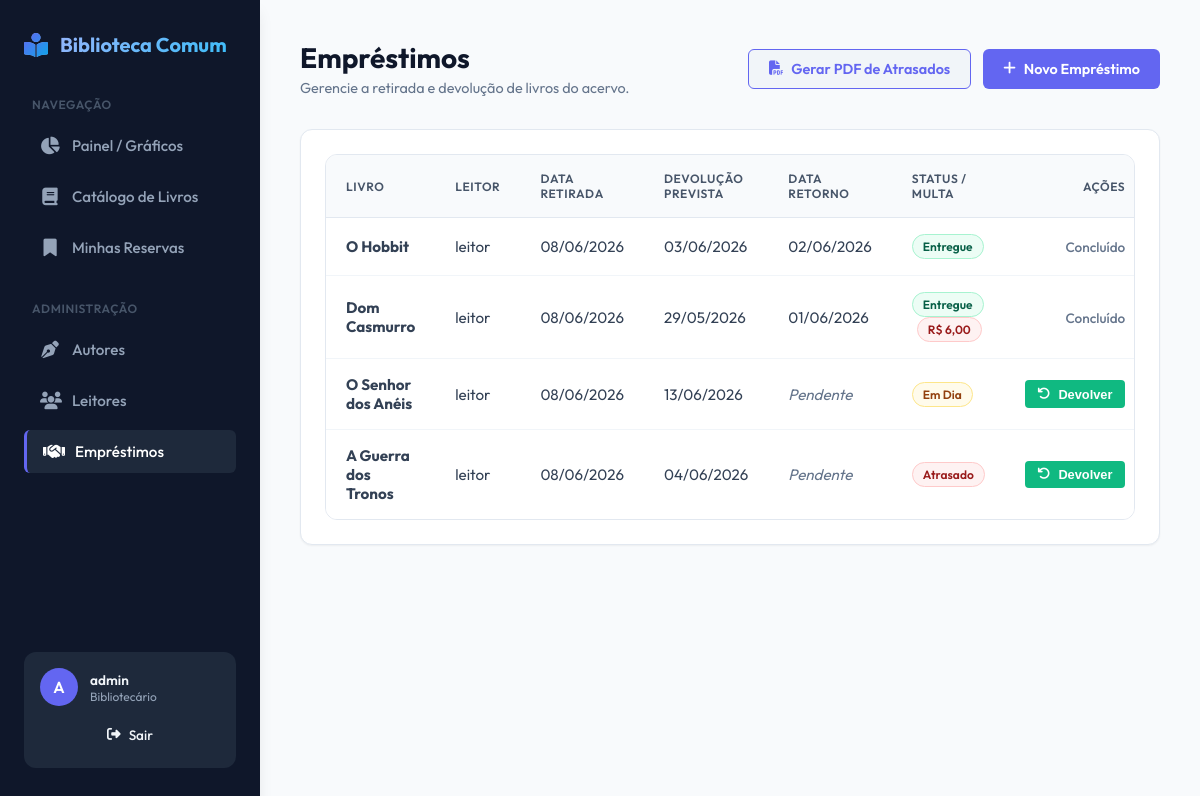
/emprestimos/ (signed in), run on an earlier commit of the app's database.
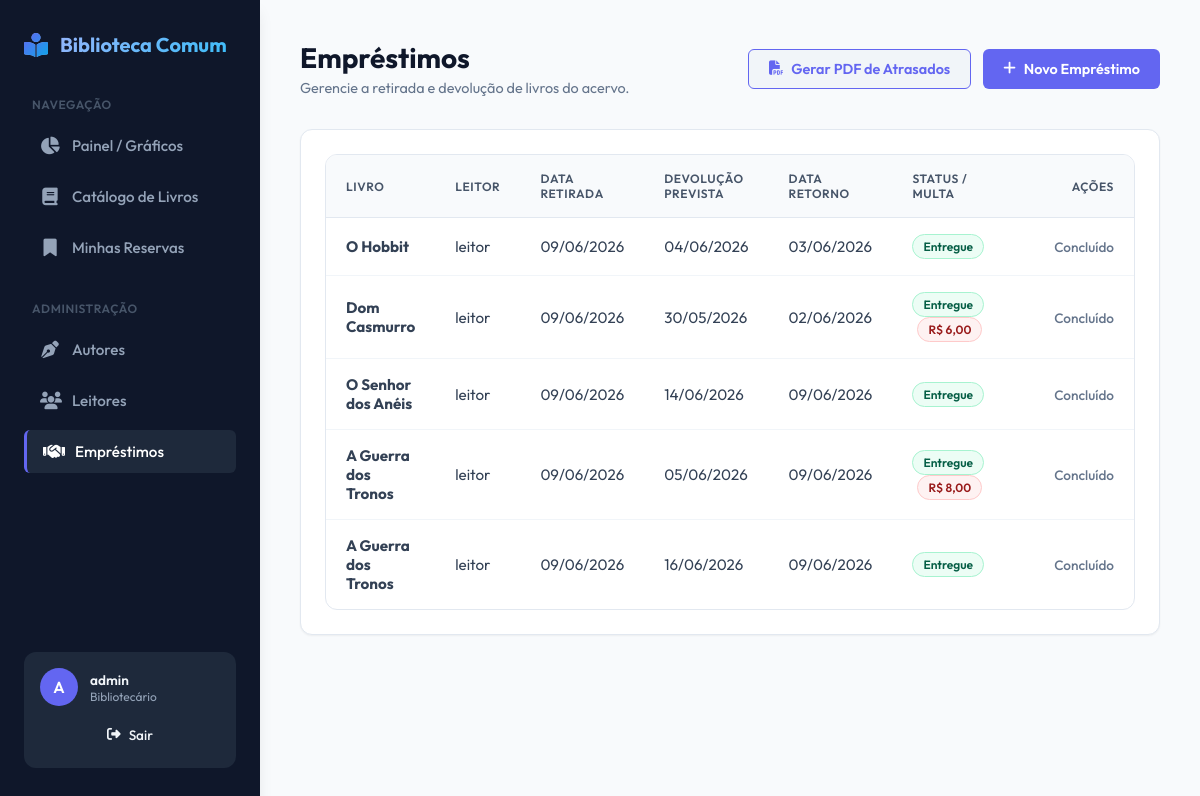
And on a later commit of the database.
### circulacao/models.py (models this page shows, shortened)
class Emprestimo(models.Model):
    livro = models.ForeignKey('catalogo.Livro', on_delete=models.CASCADE, related_name="emprestimos", verbose_name="Livro")
    usuario = models.ForeignKey(User, on_delete=models.CASCADE, related_name="emprestimos", verbose_name="Leitor")
    data_emprestimo = models.DateField(auto_now_add=True, verbose_name="Data de Empréstimo")
    data_devolucao_prevista = models.DateField(verbose_name="Data de Devolução Prevista")
    data_devolucao_real = models.DateField(null=True, blank=True, verbose_name="Data de Devolução Real")
    valor_multa = models.DecimalField(max_digits=6, decimal_places=2, default=0.00, verbose_name="Valor da Multa")

### catalogo/models.py (models this page shows, shortened)
class Livro(models.Model):
    titulo = models.CharField(max_length=200, verbose_name="Título")
    autor = models.ForeignKey(Autor, on_delete=models.CASCADE, related_name="livros", verbose_name="Autor")
    genero = models.CharField(max_length=100, verbose_name="Gênero")
    quantidade_exemplares = models.PositiveIntegerField(default=1, verbose_name="Quantidade de Exemplares")
    indisponivel_manual = models.BooleanField(default=False, verbose_name="Indisponível Manualmente")
    disponivel = models.BooleanField(default=True, verbose_name="Disponível")

### circulacao/views.py (the view)
# urls.py: path("emprestimos/", EmprestimoListView.as_view(), name="emprestimo_list"),
class EmprestimoListView(BibliotecarioRequiredMixin, ListView):
    model = Emprestimo
    template_name = "circulacao/emprestimo_list.html"
    context_object_name = "emprestimos"
    ordering = ['-data_emprestimo']
    def get_context_data(self, **kwargs):
        context = super().get_context_data(**kwargs)
        context['today'] = date.today()
        return context

### circulacao/views.py (called while the page is built)
    def test_func(self):
        return self.request.user.is_staff

### circulacao/templates/circulacao/emprestimo_list.html (shortened to what this page needs)
{% extends 'circulacao/base.html' %}
{% block content %}
<div class="page-header">
    <div class="page-title">
        <h1>Empréstimos</h1>
        <p>Gerencie a retirada e devolução de livros do acervo.</p>
    </div>
    <div style="display: flex; gap: 0.75rem;">
        <a href="{% url 'relatorio_atrasados' %}" class="btn btn-secondary" style="border: 1px solid var(--primary); color: var(--primary);">
            <i class="fa-solid fa-file-pdf"></i> Gerar PDF de Atrasados
        </a>
        <a href="{% url 'emprestimo_create' %}" class="btn btn-primary">
            <i class="fa-solid fa-plus"></i> Novo Empréstimo
        </a>
    </div>
</div>
<div class="card">
    <div class="table-responsive">
        <table>
            <thead>
                <tr>
                    <th>Livro</th>
                    <th>Leitor</th>
                    <th>Data Retirada</th>
                    <th>Devolução Prevista</th>
                    <th>Data Retorno</th>
                    <th>Status / Multa</th>
                    <th style="width: 140px; text-align: right;">Ações</th>
                </tr>
            </thead>
            <tbody>
                {% for emp in emprestimos %}
                    <tr>
                        <td><strong>{{ emp.livro.titulo }}</strong></td>
                        <td>{{ emp.usuario.username }}</td>
                        <td>{{ emp.data_emprestimo|date:"d/m/Y" }}</td>
                        <td>{{ emp.data_devolucao_prevista|date:"d/m/Y" }}</td>
                        <td>
                            {% if emp.data_devolucao_real %}
                                {{ emp.data_devolucao_real|date:"d/m/Y" }}
                            {% else %}
                                <span style="color: var(--text-muted); font-style: italic;">Pendente</span>
                            {% endif %}
                        </td>
                        <td>
                            {% if emp.data_devolucao_real %}
                                <span class="badge badge-success">Entregue</span>
                                {% if emp.valor_multa > 0 %}
                                    <span class="badge badge-danger" style="margin-left: 5px;">R$ {{ emp.valor_multa }}</span>
                                {% endif %}
                            {% else %}
                                {% if emp.data_devolucao_prevista < today %}
                                    <span class="badge badge-danger">Atrasado</span>
                                {% else %}
                                    <span class="badge badge-warning">Em Dia</span>
                                {% endif %}
                            {% endif %}
                        </td>
                        <td style="text-align: right;">
                            {% if not emp.data_devolucao_real %}
                                <form action="{% url 'emprestimo_return' emp.id %}" method="post" style="display: inline;">
                                    <button type="submit" class="btn btn-primary btn-sm" style="background-color: var(--success);">
                                        <i class="fa-solid fa-arrow-rotate-left"></i> Devolver
                                    </button>
                                </form>
                            {% else %}
                                <span style="font-size: 0.85rem; color: var(--text-muted); font-weight: 500;">Concluído</span>
                            {% endif %}
                        </td>
                    </tr>
                {% endfor %}
            </tbody>
        </table>
    </div>
</div>
{% endblock %}

### circulacao/templates/circulacao/base.html (shortened to what this page needs)
<!DOCTYPE html>
<html lang="pt-br">
<head>
    <link rel="stylesheet" href="https://cdnjs.cloudflare.com/ajax/libs/font-awesome/6.4.0/css/all.min.css">
</head>
<body>
    <aside>
        <div class="brand">
            <i class="fa-solid fa-book-open-reader"></i>
            <span>Biblioteca Comum</span>
        </div>
        <div class="menu-title">Navegação</div>
        <ul class="nav-list">
            <li>
                <a href="{% url 'index' %}" class="nav-link {% if request.resolver_match.url_name == 'index' %}active{% endif %}">
                    <i class="fa-solid fa-chart-pie"></i> Painel / Gráficos
                </a>
            </li>
            <li>
                <a href="{% url 'livro_list' %}" class="nav-link ">
                    <i class="fa-solid fa-book"></i> Catálogo de Livros
                </a>
            </li>
            <li>
                <a href="{% url 'reserva_list' %}" class="nav-link {% if request.resolver_match.url_name == 'reserva_list' %}active{% endif %}">
                    <i class="fa-solid fa-bookmark"></i> Minhas Reservas
                </a>
            </li>
        </ul>
        {% if user.is_staff %}
            <div class="menu-title">Administração</div>
            <ul class="nav-list">
                <li>
                    <a href="{% url 'autor_list' %}" class="nav-link {% if 'autor' in request.path %}active{% endif %}">
                        <i class="fa-solid fa-pen-nib"></i> Autores
                    </a>
                </li>
                <li>
                    <a href="{% url 'usuario_list' %}" class="nav-link {% if 'usuario' in request.path %}active{% endif %}">
                        <i class="fa-solid fa-users"></i> Leitores
                    </a>
                </li>
                <li>
                    <a href="{% url 'emprestimo_list' %}" class="nav-link {% if 'emprestimo' in request.path %}active{% endif %}">
                        <i class="fa-solid fa-handshake"></i> Empréstimos
                    </a>
                </li>
            </ul>
        {% endif %}
        {% if user.is_authenticated %}
            <div class="user-section">
                <div class="user-info">
                    <div class="avatar">
                        {{ user.username|slice:":1"|upper }}
                    </div>
                    <div class="user-details">
                        <span class="user-name">{{ user.username }}</span>
                        <span class="user-role">
                            {% if user.is_staff %}Bibliotecário{% else %}Leitor{% endif %}
                        </span>
                    </div>
                </div>
                <form action="{% url 'logout' %}" method="post" style="display: block; width: 100%;">
                    <button type="submit" class="btn-logout" style="width: 100%; border: none; font-family: inherit;">
                        <i class="fa-solid fa-right-from-bracket"></i> Sair
                    </button>
                </form>
            </div>
        {% endif %}
    </aside>
    <main>
        {% block content %}{% endblock %}
    </main>
</body>
</html>

What changed in the data, as far as the page shows it:
changed Emprestimo "O Hobbit": data_emprestimo "08/06/2026" → "09/06/2026"; data_devolucao_prevista "03/06/2026" → "04/06/2026"; data_devolucao_real "02/06/2026" → "03/06/2026"
changed Emprestimo "Dom Casmurro": data_emprestimo "08/06/2026" → "09/06/2026"; data_devolucao_prevista "29/05/2026" → "30/05/2026"; data_devolucao_real "01/06/2026" → "02/06/2026"
changed Emprestimo "O Senhor dos Anéis": data_emprestimo "08/06/2026" → "09/06/2026"; data_devolucao_prevista "13/06/2026" → "14/06/2026"; data_devolucao_real (not shown) → "09/06/2026"; data_devolucao_real "Pendente Em Dia Devolver" → "Entregue Concluído"
changed Emprestimo (number 4 of 5 on the later page): data_emprestimo "08/06/2026" → "09/06/2026"; data_devolucao_prevista "04/06/2026" → "05/06/2026"; data_devolucao_real (not shown) → "09/06/2026"; valor_multa (not shown) → "8,00"; data_devolucao_real "Pendente Atrasado Devolver" → "Entregue R$ Concluído"
added Emprestimo: livro.titulo "A Guerra dos Tronos", usuario.username "leitor", data_emprestimo "09/06/2026", data_devolucao_prevista "16/06/2026", data_devolucao_real "09/06/2026", shows "Entregue", shows "Concluído"
